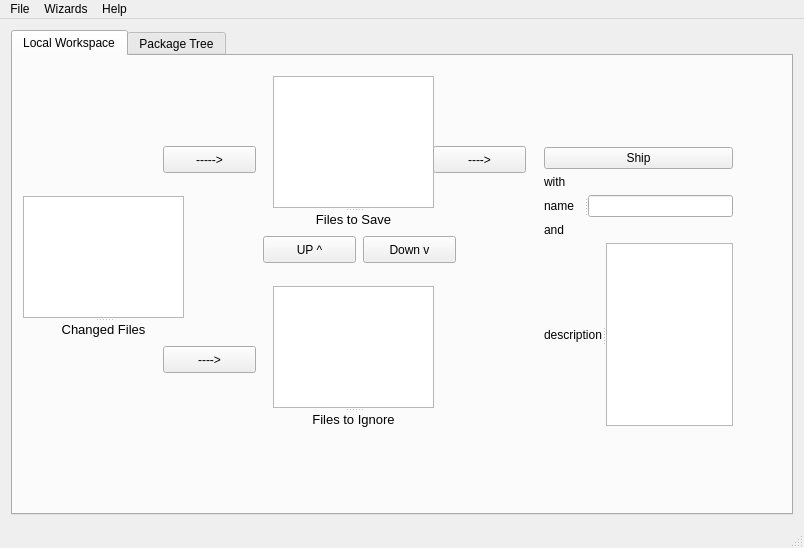
<?xml version="1.0" encoding="UTF-8"?>
<ui version="4.0">
 <class>MainWindow</class>
 <widget class="QMainWindow" name="MainWindow">
  <property name="geometry">
   <rect>
    <x>0</x>
    <y>0</y>
    <width>804</width>
    <height>548</height>
   </rect>
  </property>
  <property name="windowTitle">
   <string>MainWindow</string>
  </property>
  <widget class="QWidget" name="centralWidget">
   <layout class="QHBoxLayout" name="horizontalLayout_2">
    <item>
     <layout class="QHBoxLayout" name="horizontalLayout">
      <item>
       <widget class="QTabWidget" name="tabWidget">
        <property name="styleSheet">
         <string notr="true"/>
        </property>
        <property name="currentIndex">
         <number>0</number>
        </property>
        <widget class="QWidget" name="localWorkspace">
         <attribute name="title">
          <string>Local Workspace</string>
         </attribute>
         <widget class="QWidget" name="layoutWidget">
          <property name="geometry">
           <rect>
            <x>520</x>
            <y>80</y>
            <width>211</width>
            <height>301</height>
           </rect>
          </property>
          <layout class="QVBoxLayout" name="verticalLayout_2">
           <item>
            <widget class="QPushButton" name="pushButton">
             <property name="text">
              <string>Ship</string>
             </property>
            </widget>
           </item>
           <item>
            <widget class="QLabel" name="label_4">
             <property name="text">
              <string>with</string>
             </property>
            </widget>
           </item>
           <item>
            <widget class="QSplitter" name="splitter_2">
             <property name="orientation">
              <enum>Qt::Horizontal</enum>
             </property>
             <widget class="QLabel" name="label_5">
              <property name="text">
               <string>name</string>
              </property>
             </widget>
             <widget class="QLineEdit" name="lineEdit"/>
            </widget>
           </item>
           <item>
            <widget class="QLabel" name="label_6">
             <property name="text">
              <string>and</string>
             </property>
            </widget>
           </item>
           <item>
            <widget class="QSplitter" name="splitter_3">
             <property name="orientation">
              <enum>Qt::Horizontal</enum>
             </property>
             <widget class="QLabel" name="label_7">
              <property name="text">
               <string>description</string>
              </property>
             </widget>
             <widget class="QTextEdit" name="textEdit"/>
            </widget>
           </item>
          </layout>
         </widget>
         <widget class="QSplitter" name="splitter_4">
          <property name="geometry">
           <rect>
            <x>10</x>
            <y>140</y>
            <width>161</width>
            <height>141</height>
           </rect>
          </property>
          <property name="minimumSize">
           <size>
            <width>151</width>
            <height>141</height>
           </size>
          </property>
          <property name="orientation">
           <enum>Qt::Vertical</enum>
          </property>
          <widget class="QListView" name="changedFileslistView"/>
          <widget class="QLabel" name="label">
           <property name="text">
            <string>&lt;!DOCTYPE HTML PUBLIC &quot;-//W3C//DTD HTML 4.0//EN&quot; &quot;http://www.w3.org/TR/REC-html40/strict.dtd&quot;&gt;
&lt;html&gt;&lt;head&gt;&lt;meta name=&quot;qrichtext&quot; content=&quot;1&quot; /&gt;&lt;style type=&quot;text/css&quot;&gt;
p, li { white-space: pre-wrap; }
&lt;/style&gt;&lt;/head&gt;&lt;body style=&quot; font-family:'Sans'; font-size:10pt; font-weight:400; font-style:normal;&quot;&gt;
&lt;p align=&quot;center&quot; style=&quot; margin-top:0px; margin-bottom:0px; margin-left:0px; margin-right:0px; -qt-block-indent:0; text-indent:0px;&quot;&gt;Changed Files&lt;/p&gt;&lt;/body&gt;&lt;/html&gt;</string>
           </property>
          </widget>
         </widget>
         <widget class="QSplitter" name="splitter_5">
          <property name="geometry">
           <rect>
            <x>260</x>
            <y>20</y>
            <width>161</width>
            <height>151</height>
           </rect>
          </property>
          <property name="orientation">
           <enum>Qt::Vertical</enum>
          </property>
          <widget class="QListView" name="stagedFilesListView">
           <property name="styleSheet">
            <string notr="true"/>
           </property>
          </widget>
          <widget class="QLabel" name="label_2">
           <property name="text">
            <string>&lt;!DOCTYPE HTML PUBLIC &quot;-//W3C//DTD HTML 4.0//EN&quot; &quot;http://www.w3.org/TR/REC-html40/strict.dtd&quot;&gt;
&lt;html&gt;&lt;head&gt;&lt;meta name=&quot;qrichtext&quot; content=&quot;1&quot; /&gt;&lt;style type=&quot;text/css&quot;&gt;
p, li { white-space: pre-wrap; }
&lt;/style&gt;&lt;/head&gt;&lt;body style=&quot; font-family:'Sans'; font-size:10pt; font-weight:400; font-style:normal;&quot;&gt;
&lt;p align=&quot;center&quot; style=&quot; margin-top:0px; margin-bottom:0px; margin-left:0px; margin-right:0px; -qt-block-indent:0; text-indent:0px;&quot;&gt;Files to Save&lt;/p&gt;&lt;/body&gt;&lt;/html&gt;</string>
           </property>
          </widget>
         </widget>
         <widget class="QSplitter" name="splitter_6">
          <property name="geometry">
           <rect>
            <x>260</x>
            <y>230</y>
            <width>161</width>
            <height>141</height>
           </rect>
          </property>
          <property name="orientation">
           <enum>Qt::Vertical</enum>
          </property>
          <widget class="QListView" name="ignoredFilesListView"/>
          <widget class="QLabel" name="label_3">
           <property name="text">
            <string>&lt;!DOCTYPE HTML PUBLIC &quot;-//W3C//DTD HTML 4.0//EN&quot; &quot;http://www.w3.org/TR/REC-html40/strict.dtd&quot;&gt;
&lt;html&gt;&lt;head&gt;&lt;meta name=&quot;qrichtext&quot; content=&quot;1&quot; /&gt;&lt;style type=&quot;text/css&quot;&gt;
p, li { white-space: pre-wrap; }
&lt;/style&gt;&lt;/head&gt;&lt;body style=&quot; font-family:'Sans'; font-size:10pt; font-weight:400; font-style:normal;&quot;&gt;
&lt;p align=&quot;center&quot; style=&quot; margin-top:0px; margin-bottom:0px; margin-left:0px; margin-right:0px; -qt-block-indent:0; text-indent:0px;&quot;&gt;Files to Ignore&lt;/p&gt;&lt;/body&gt;&lt;/html&gt;</string>
           </property>
          </widget>
         </widget>
         <widget class="QPushButton" name="pushButton_2">
          <property name="geometry">
           <rect>
            <x>150</x>
            <y>90</y>
            <width>93</width>
            <height>27</height>
           </rect>
          </property>
          <property name="text">
           <string>-----&gt;</string>
          </property>
         </widget>
         <widget class="QPushButton" name="pushButton_3">
          <property name="geometry">
           <rect>
            <x>150</x>
            <y>290</y>
            <width>93</width>
            <height>27</height>
           </rect>
          </property>
          <property name="text">
           <string>----&gt;</string>
          </property>
         </widget>
         <widget class="QPushButton" name="pushButton_4">
          <property name="geometry">
           <rect>
            <x>250</x>
            <y>180</y>
            <width>93</width>
            <height>27</height>
           </rect>
          </property>
          <property name="text">
           <string>UP ^</string>
          </property>
         </widget>
         <widget class="QPushButton" name="pushButton_5">
          <property name="geometry">
           <rect>
            <x>350</x>
            <y>180</y>
            <width>93</width>
            <height>27</height>
           </rect>
          </property>
          <property name="text">
           <string>Down v</string>
          </property>
         </widget>
         <widget class="QPushButton" name="pushButton_6">
          <property name="geometry">
           <rect>
            <x>420</x>
            <y>90</y>
            <width>93</width>
            <height>27</height>
           </rect>
          </property>
          <property name="text">
           <string>----&gt;</string>
          </property>
         </widget>
        </widget>
        <widget class="QWidget" name="packageTree">
         <attribute name="title">
          <string>Package Tree</string>
         </attribute>
         <widget class="QScrollArea" name="scrollArea">
          <property name="geometry">
           <rect>
            <x>30</x>
            <y>40</y>
            <width>271</width>
            <height>361</height>
           </rect>
          </property>
          <property name="widgetResizable">
           <bool>true</bool>
          </property>
          <widget class="QWidget" name="scrollAreaWidgetContents">
           <property name="geometry">
            <rect>
             <x>0</x>
             <y>0</y>
             <width>269</width>
             <height>359</height>
            </rect>
           </property>
          </widget>
         </widget>
         <widget class="QGroupBox" name="groupBox">
          <property name="geometry">
           <rect>
            <x>430</x>
            <y>40</y>
            <width>211</width>
            <height>191</height>
           </rect>
          </property>
          <property name="title">
           <string>Branches</string>
          </property>
          <widget class="QSplitter" name="splitter">
           <property name="geometry">
            <rect>
             <x>10</x>
             <y>30</y>
             <width>191</width>
             <height>159</height>
            </rect>
           </property>
           <property name="orientation">
            <enum>Qt::Vertical</enum>
           </property>
           <widget class="QPushButton" name="mergeBranch">
            <property name="text">
             <string>Merge Branches</string>
            </property>
           </widget>
           <widget class="QPushButton" name="createNewBranch">
            <property name="text">
             <string>Create New Branch</string>
            </property>
           </widget>
           <widget class="QPushButton" name="deleteBranch">
            <property name="text">
             <string>Delete Branch</string>
            </property>
           </widget>
           <widget class="QPushButton" name="renameBranch">
            <property name="text">
             <string>Rename Branch</string>
            </property>
           </widget>
           <widget class="QPushButton" name="changeCurrentBranch">
            <property name="text">
             <string>Change Current Branch</string>
            </property>
           </widget>
          </widget>
         </widget>
         <widget class="QGroupBox" name="groupBox_2">
          <property name="geometry">
           <rect>
            <x>430</x>
            <y>260</y>
            <width>211</width>
            <height>101</height>
           </rect>
          </property>
          <property name="title">
           <string>Remote Repository</string>
          </property>
          <widget class="QSplitter" name="splitter_7">
           <property name="geometry">
            <rect>
             <x>10</x>
             <y>30</y>
             <width>191</width>
             <height>60</height>
            </rect>
           </property>
           <property name="orientation">
            <enum>Qt::Vertical</enum>
           </property>
           <widget class="QPushButton" name="pushButton_7">
            <property name="text">
             <string>Sync to Remote Branch</string>
            </property>
           </widget>
           <widget class="QPushButton" name="pushButton_8">
            <property name="text">
             <string>Sync From Remote Branch</string>
            </property>
           </widget>
          </widget>
         </widget>
        </widget>
       </widget>
      </item>
     </layout>
    </item>
   </layout>
  </widget>
  <widget class="QMenuBar" name="menuBar">
   <property name="geometry">
    <rect>
     <x>0</x>
     <y>0</y>
     <width>804</width>
     <height>22</height>
    </rect>
   </property>
   <widget class="QMenu" name="menuFile">
    <property name="title">
     <string>File</string>
    </property>
    <addaction name="actionNew"/>
    <addaction name="actionOpen"/>
    <addaction name="actionConfigure"/>
    <addaction name="actionExit"/>
   </widget>
   <widget class="QMenu" name="menuHelp">
    <property name="title">
     <string>Help</string>
    </property>
    <addaction name="actionAbout"/>
    <addaction name="actionUser_s_Manual"/>
   </widget>
   <widget class="QMenu" name="menuWizards">
    <property name="title">
     <string>Wizards</string>
    </property>
    <addaction name="actionNew_2"/>
    <addaction name="actionRemote_Repository"/>
   </widget>
   <addaction name="menuFile"/>
   <addaction name="menuWizards"/>
   <addaction name="menuHelp"/>
  </widget>
  <widget class="QStatusBar" name="statusBar"/>
  <action name="actionNew">
   <property name="text">
    <string>New</string>
   </property>
  </action>
  <action name="actionExit">
   <property name="text">
    <string>Exit</string>
   </property>
  </action>
  <action name="actionConfigure">
   <property name="text">
    <string>Configure</string>
   </property>
  </action>
  <action name="actionAbout">
   <property name="text">
    <string>About</string>
   </property>
  </action>
  <action name="actionOpen">
   <property name="text">
    <string>Open</string>
   </property>
  </action>
  <action name="actionUser_s_Manual">
   <property name="text">
    <string>User's Manual</string>
   </property>
  </action>
  <action name="actionNew_2">
   <property name="text">
    <string>New Project</string>
   </property>
  </action>
  <action name="actionRemote_Repository">
   <property name="text">
    <string>Share Project</string>
   </property>
  </action>
 </widget>
 <layoutdefault spacing="6" margin="11"/>
 <tabstops>
  <tabstop>changedFileslistView</tabstop>
  <tabstop>stagedFilesListView</tabstop>
  <tabstop>ignoredFilesListView</tabstop>
  <tabstop>lineEdit</tabstop>
  <tabstop>textEdit</tabstop>
  <tabstop>scrollArea</tabstop>
  <tabstop>mergeBranch</tabstop>
  <tabstop>createNewBranch</tabstop>
  <tabstop>deleteBranch</tabstop>
  <tabstop>renameBranch</tabstop>
  <tabstop>changeCurrentBranch</tabstop>
 </tabstops>
 <resources/>
 <connections/>
</ui>
